Frame 1 (no input): blank canvas, image omitted
Frame 60 (the mouse pressed at the canvas centre just before this capture): blank canvas, image omitted
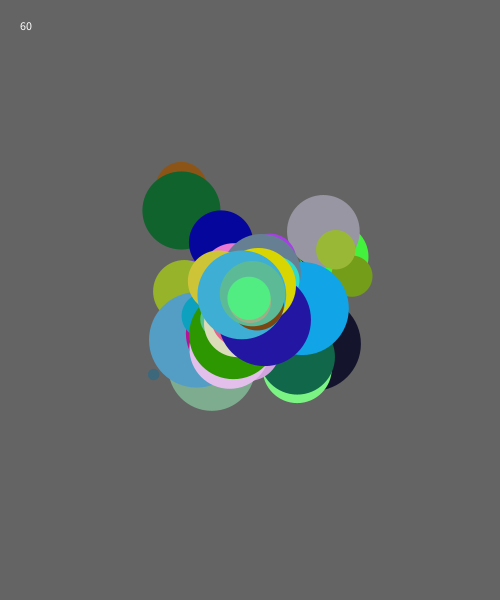
Frame 120 (the mouse held since frame 60 and released just before this capture)

The Processing sketch whose frames 1 and 60 were blank and that drew this single picture after the mouse press (run headless with seeded random() and noise(); from frame 60 on, the mouse is pressed at the canvas centre):

// Processing sketch: w02_14_class_arrayList_size_outOfCanvas
// ── w02_14_class_arrayList_size_outOfCanvas.pde
// IMA | NYU Shanghai
// Kinetic Interfaces
// MOQN
// Jan 31 2018


ArrayList<Ball> balls = new ArrayList<Ball>();


void setup() {
  size(500, 600);
  noStroke();
}


void draw() {
  background(100);

  for (int i=0; i<balls.size(); i++) {
    Ball b = balls.get(i); 
    b.move();
    //b.bounce(); // We don't use this function.
    b.checkOutOfCanvas();
    b.display();
  }

  if (mousePressed) {
    balls.add( new Ball(mouseX, mouseY) );
  }
  
  for (int i = balls.size()-1; i >= 0; i--) {
    Ball b = balls.get(i);
    if (b.isDone) {
      // if the ball is out of canvas, remove it with the index of the elements
      balls.remove(i);
    }
  }
  
  // display the number of the balls
  fill(255);
  text(balls.size(), 20, 30);
}
// ── Ball.pde
// you can organize your code better by using the tabs!

class Ball {
  float x, y, size;
  color clr;
  float xspeed, yspeed;
  
  boolean isDone;  // ***

  Ball(float tempX, float tempY) {
    x = tempX;
    y = tempY;
    size = random(10, 100);
    clr = color(random(255), random(255), random(255));

    xspeed = random(-2, 2);
    yspeed = random(-2, 2);

    isDone = false;
  }

  void display() {
    fill(clr);
    ellipse(x, y, size, size);
  }
  void move() {
    x += xspeed;
    y += yspeed;
  }
  void bounce() {
    if (x < 0) {
      xspeed = -xspeed;
    } else if (x > width) {
      xspeed = -xspeed;
    }
    if (y < 0) {
      yspeed = -yspeed;
    } else if (y > height) {
      yspeed = -yspeed;
    }
  }
  void checkOutOfCanvas() {
    if (x < 0 || x > width) {
      isDone = true;
    }
    if (y < 0 || y > height) {
      isDone = true;
    }
  }
}
